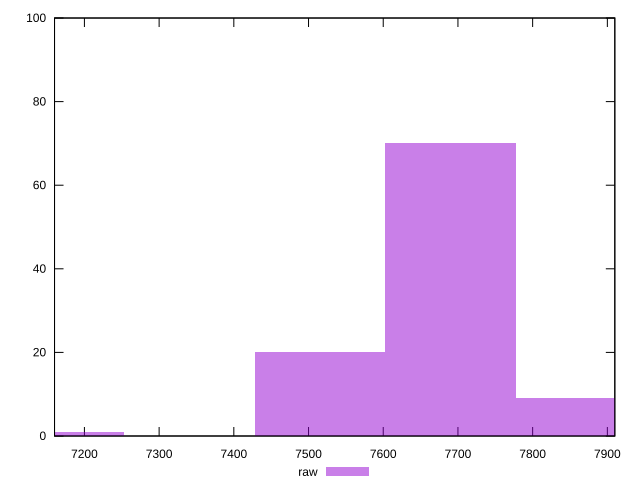

gnuplot code for this plot:
reset

$raw <<EOF
7864.627523693574 9
7165.549521587479 1
7689.85802316705 70
7515.088522640526 20
EOF

set key outside below
set boxwidth 174.76950052652387
set xrange [7160:7910]
set yrange [0:100]
set trange [0:100]
set style fill transparent solid 0.5 noborder
set terminal svg size 640, 490 enhanced background rgb 'white'
set output "report_00019_2021-02-10T18-14-37.922Z//uses-text-compression/samples/pages/raw/histogram.svg"

plot $raw title "raw" with boxes

reset
